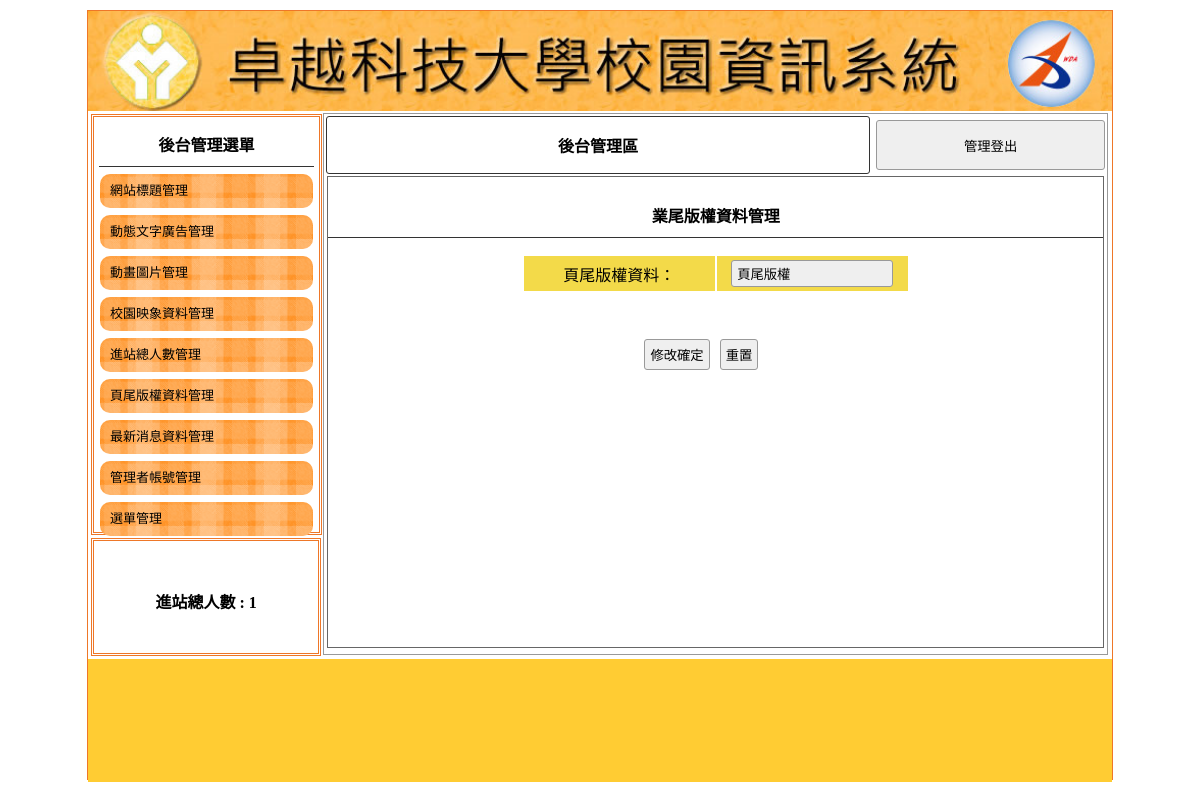
/back.php?do=bottom, run on the app's committed database.
### tables this page shows
CREATE TABLE `title` (
  `id` int(10) UNSIGNED NOT NULL,
  `text` text NOT NULL,
  `img` text NOT NULL,
  `sh` int(1) UNSIGNED NOT NULL
);

CREATE TABLE `bottom` (
  `id` int(10) UNSIGNED NOT NULL,
  `bottom` text NOT NULL
);

### api/db.php (called while the page is built, shortened)
<?php
class DB
{
    protected $pdo;
    protected $table;
    function __construct($table)
    {
        $this->table = $table;
        $host     = getenv('DB_HOST') ?: '127.0.0.1';
        $port     = getenv('DB_PORT') ?: '3306';
        $user     = getenv('DB_USERNAME') ?: 'root';
        $password = getenv('DB_PASSWORD') !== false ? getenv('DB_PASSWORD') : '';
        $dbname   = 'db11';
        $dsn = "mysql:host={$host};port={$port};dbname={$dbname};charset=utf8mb4";
        $this->pdo = new PDO($dsn, $user, $password, [
            PDO::ATTR_ERRMODE            => PDO::ERRMODE_EXCEPTION,
            PDO::ATTR_DEFAULT_FETCH_MODE => PDO::FETCH_ASSOC,
            PDO::ATTR_EMULATE_PREPARES   => false,
        ]);
    }
    function find($id)
    {
        $sql = " SELECT * FROM `$this->table` ";
        if (is_array($id)) {
            $where = $this->array2sql($id);
            $sql .= " WHERE " . join(" AND ", $where);
        } else {
            $sql .= " WHERE `id`='$id' ";
        }
        return $this->pdo->query($sql)->fetch(PDO::FETCH_ASSOC);
    }
    private function array2sql($array)
    {
        $tmp = [];
        foreach ($array as $key => $value) {
            $tmp[] = "`$key`='$value'";
        }
        return $tmp;
    }
}
$Title = new DB('title');
$Bottom = new DB('bottom');

### back.php (the view, shortened to what this page needs)
<?php
include_once "./api/db.php";
?>
<!DOCTYPE html PUBLIC "-//W3C//DTD XHTML 1.0 Transitional//EN" "http://www.w3.org/TR/xhtml1/DTD/xhtml1-transitional.dtd">
<html xmlns="http://www.w3.org/1999/xhtml">
<head>
	<link href="./css/css.css" rel="stylesheet" type="text/css">
</head>
<body>
	<div id="main">
		<?php
		$title=$Title->find(['sh'=>1]);
		?>
		<a title="<?= $title['text']; ?>" href="index.php">
			<div class="ti" style="background:url('upload/<?= $title['img']; ?>'); background-size:cover;"></div>
		</a>
		<div id="ms">
			<div id="lf" style="float:left;">
				<div id="menuput" class="dbor">
					<span class="t botli">後台管理選單</span>
					<a style="color:#000; font-size:13px; text-decoration:none;" href="?do=title">
						<div class="mainmu">
							網站標題管理 </div>
					</a>
					<a style="color:#000; font-size:13px; text-decoration:none;" href="?do=ad">
						<div class="mainmu">
							動態文字廣告管理 </div>
					</a>
					<a style="color:#000; font-size:13px; text-decoration:none;" href="?do=mvim">
						<div class="mainmu">
							動畫圖片管理 </div>
					</a>
					<a style="color:#000; font-size:13px; text-decoration:none;" href="?do=image">
						<div class="mainmu">
							校園映象資料管理 </div>
					</a>
					<a style="color:#000; font-size:13px; text-decoration:none;" href="?do=total">
						<div class="mainmu">
							進站總人數管理 </div>
					</a>
					<a style="color:#000; font-size:13px; text-decoration:none;" href="?do=bottom">
						<div class="mainmu">
							頁尾版權資料管理 </div>
					</a>
					<a style="color:#000; font-size:13px; text-decoration:none;" href="?do=news">
						<div class="mainmu">
							最新消息資料管理 </div>
					</a>
					<a style="color:#000; font-size:13px; text-decoration:none;" href="?do=admin">
						<div class="mainmu">
							管理者帳號管理 </div>
					</a>
					<a style="color:#000; font-size:13px; text-decoration:none;" href="?do=menu">
						<div class="mainmu">
							選單管理 </div>
					</a>
				</div>
				<div class="dbor" style="margin:3px; width:95%; height:20%; line-height:100px;">
					<span class="t">進站總人數 :
						1 </span>
				</div>
			</div>
			<div class="di" style="height:540px; border:#999 1px solid; width:76.5%; margin:2px 0px 0px 0px; float:left; position:relative; left:20px;">
				<table width="100%">
					<tbody>
						<tr>
							<td style="width:70%;font-weight:800; border:#333 1px solid; border-radius:3px;" class="cent"><a href="?do=admin" style="color:#000; text-decoration:none;">後台管理區</a></td>
							<td><button onclick="location.href='./api/logout.php'" style="width:99%; margin-right:2px; height:50px;">管理登出</button></td>
						</tr>
					</tbody>
				</table>
				<?php
				$do = $_GET['do'] ?? 'title';
				$file = "./back/" . $do . ".php";
				if (file_exists($file)) {
					include $file;
				} else {
					include "./back/title.php";
				}
				?>
			</div>
		</div>
		<div style="width:1024px; left:0px; position:relative; background:#FC3; margin-top:4px; height:123px; display:block;">
			<span class="t" style="line-height:123px;"></span>
		</div>
	</div>
</body>
</html>

### back/bottom.php
<div style="width:99%; height:87%; margin:auto; overflow:auto; border:#666 1px solid;">
    <p class="t cent botli">業尾版權資料管理</p>
    <form method="post" target="" action="./api/edit_data.php?table=<?= $do; ?>">
        <table width="50%" style="margin: auto;">
            <tbody>
                    <tr class="yel">
                        <td width="50%">頁尾版權資料：</td>
                        <td>
                            <input type="text" name="bottom" value="<?= $Bottom->find(1)['bottom']; ?>">
                        </td>
                    </tr>
            </tbody>
        </table>
        <table style="margin-top:40px; width:70%;">
            <tbody>
                <tr>
                    <td width="200px"></td>
                    <td class="cent">
                        <input type="submit" value="修改確定">
                        <input type="reset" value="重置">
                    </td>
                </tr>
            </tbody>
        </table>
    </form>
</div>

### css/css.css (style rules this page uses)
body { padding: 0px; margin: 0px; }
#main { width: 1024px; height: 768px; margin: 10px auto 10px auto; border: #EE7728 1px solid; position: relative; }
.ti { width: 100%; height: 100px; position: relative; background-size: cover; background-repeat: no-repeat; }
.dbor { border: #EE7728 double 3px; margin: 1px; padding: 2px 10px 2px 10px; }
.t { font-weight: 800; display: block; text-align: center; padding: 10px 1px 10px 1px; }
.botli { border-bottom: #333 1px solid; }
.mainmu { position: relative; border-radius: 10px; background: url(../icon/menu.fw.png) center no-repeat; background-size: cover; line-height: 30px; padding: 2px 10px 2px 10px; margin: 7px 1px 7px 1px; }
#lf { height: 540px; width: 21%; display: inline-block; }
#menuput { width: 100%; height: 75%; position: relative; padding: 5px; display: block; margin: 3px; }
.di { display: inline-block; }
.cent { text-align: center; }
input, button { border: #999 1px solid; border-radius: 3px; background: #EFEFEF; padding: 5px; margin: 3px; }
input[type=text], input[type=password] { width: 150px; }
.yel td { background: #F3DA49; text-align: center; }

### data on the page
title: img (picture)
bottom: bottom "頁尾版權"
